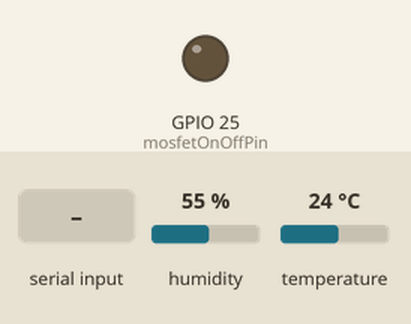
Bench run of a sketch on a simulated ESP32. On the bench: output pins drawn as LEDs (lit = HIGH). The inputs (shaded band) are chosen by the test bench; at power-on: humidity 55 %, temperature 24 °C. WiFi joins after 1.5 s; servers stay silent unless stated; the local clock reads 2024-03-15 10:24:30 at power-on unless the sketch sets it; EEPROM starts erased; what the sketch prints to the serial monitor is not drawn.

Above: at 0.1 s.
At 4.7 s:
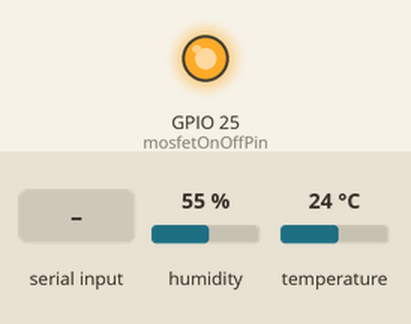
4.8 s: "SET TEMP MIN \n" received over Serial
At 34.5 s:
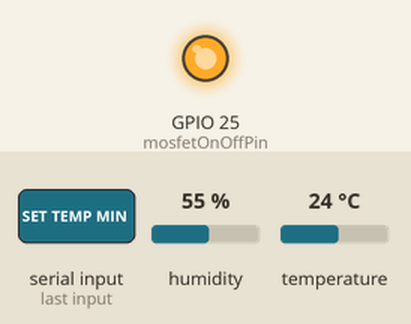
Timing chart, 0 to 35.0 s (numbered marks = the images above; inputs shaded):
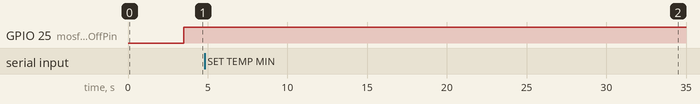

The sketch:

AMCS_connectESPNOW.ino
```cpp
#include <WiFi.h>
#include <Wire.h>
#include <Adafruit_Sensor.h>
#include <Adafruit_BME280.h>
#include <time.h>
#include <EEPROM.h>
#include <esp_now.h>

// Konstanta pesan
#define MSG_A 0
#define MSG_B 1
#define MSG_SP 2

// MAC address penerima
uint8_t peerAddress[] = {0x20, 0x43, 0xA8, 0x65, 0x71, 0x78};

// WiFi
const char* ssid = "Brin-Net";
const char* password = "";

// Sensor dan pin
const int mosfetOnOffPin = 25;
Adafruit_BME280 bme;

// Variabel sensor dan pompa
float temp, humidity;
bool pumpActive = false;
unsigned long pumpStartTime = 0;
unsigned long pumpDuration = 0;
unsigned long lastPoll = 0;
const unsigned long pollInterval = 3000;
const int farmID = 16;

// Dummy data
float waterTemp = 25.3;
float pHValue = 6.8;
float tdsValue = 1200;
float oxygenValue = 7.5;

// Status aktuator
bool mainTankPump = true;
bool PHUpPump = false;
bool PHDownPump = false;
bool mixAPump = false;
bool mixBPump = true;
bool valve = true;
bool mist = false;
bool lv1 = true;

// Setpoint
float thPHUp = 6.5;
float thPHDown = 5.5;
float thTDSUp = 1300;
float thTDSDown = 800;
float tempMin = 15.5;
float tempMax = 27.9;
float humMin = 82.0;
float humMax = 92.0;

// Timer kirim pesan
unsigned long lastMsgA = 0, lastMsgB = 0, lastMsgSP = 0;

// EEPROM Helpers
void loadThresholdsFromEEPROM() {
  EEPROM.get(0, tempMin);
  EEPROM.get(4, tempMax);
  EEPROM.get(8, humMin);
  EEPROM.get(12, humMax);
  if (isnan(tempMin)) tempMin = 15.5;
  if (isnan(tempMax)) tempMax = 27.9;
  if (isnan(humMin)) humMin = 82.0;
  if (isnan(humMax)) humMax = 92.0;
}

void saveThresholdsToEEPROM() {
  EEPROM.put(0, tempMin);
  EEPROM.put(4, tempMax);
  EEPROM.put(8, humMin);
  EEPROM.put(12, humMax);
  EEPROM.commit();
}

// Format waktu
String getFormattedTime() {
  struct tm timeinfo;
  if (!getLocalTime(&timeinfo)) return "01/01/1970 00:00:00";
  char buffer[30];
  sprintf(buffer, "%02d/%02d/%04d %02d:%02d:%02d",
          timeinfo.tm_mday, timeinfo.tm_mon + 1, timeinfo.tm_year + 1900,
          timeinfo.tm_hour, timeinfo.tm_min, timeinfo.tm_sec);
  return String(buffer);
}

// Pompa
bool isPumpOn() {
  return digitalRead(mosfetOnOffPin) == HIGH;
}

void turnPumpOn() {
  digitalWrite(mosfetOnOffPin, HIGH);
  if (!pumpActive) {
    pumpActive = true;
    Serial.printf("[PUMP] ON for %lu seconds\n", pumpDuration / 1000);
  }
}

void turnPumpOff() {
  digitalWrite(mosfetOnOffPin, LOW);
  if (pumpActive) {
    pumpActive = false;
    Serial.println("[PUMP] OFF");
  }
}

// Serial command handler
void handleSerialCommand() {
  if (Serial.available()) {
    String input = Serial.readStringUntil('\n');
    input.trim();
    input.toUpperCase();

    if (input.startsWith("SET TEMP MIN ")) {
      float value = input.substring(13).toFloat();
      if (value > 0 && value < tempMax) {
        tempMin = value;
        saveThresholdsToEEPROM();
        Serial.printf("[THRESHOLD] tempMin updated to %.2f\n", tempMin);
      }
    } else if (input.startsWith("SET TEMP MAX ")) {
      float value = input.substring(13).toFloat();
      if (value > tempMin && value < 100) {
        tempMax = value;
        saveThresholdsToEEPROM();
        Serial.printf("[THRESHOLD] tempMax updated to %.2f\n", tempMax);
      }
    } else if (input.startsWith("SET HUM MIN ")) {
      float value = input.substring(12).toFloat();
      if (value > 0 && value < humMax) {
        humMin = value;
        saveThresholdsToEEPROM();
        Serial.printf("[THRESHOLD] humMin updated to %.2f\n", humMin);
      }
    } else if (input.startsWith("SET HUM MAX ")) {
      float value = input.substring(12).toFloat();
      if (value > humMin && value < 100) {
        humMax = value;
        saveThresholdsToEEPROM();
        Serial.printf("[THRESHOLD] humMax updated to %.2f\n", humMax);
      }
    } else if (input == "GET MAC") {
      Serial.println("MAC Address: " + WiFi.macAddress());
    } else {
      Serial.println("[INFO] Format perintah tidak dikenal");
    }
  }
}

// Versi lengkap kirim ESP-NOW
void kirimPesanESPNow(int tipe, int farmID, const char* waktu, float waterTemp, float suhu, float hum, float ph, float tds, float oxygen,
                      int mainTankPump, int phUpPump, int phDownPump, int mixAPump, int mixBPump, int valve, int mist, int lv1,
                      float suhuMax, float suhuMin, int humMax, int humMin) {
  char payload[250];

  if (tipe == MSG_A) {
    sprintf(payload, "A;%d;%s;%.2f;%.2f;%.2f;%.2f;%.2f;%.2f",
            farmID, waktu, waterTemp, suhu, hum, ph, tds, oxygen);
  }
  else if (tipe == MSG_B) {
    sprintf(payload, "B;%d;%s;%d;%d;%d;%d;%d;%d;%d;%d",
            farmID, waktu, mainTankPump, phUpPump, phDownPump,
            mixAPump, mixBPump, valve, mist, lv1);
  }
  else if (tipe == MSG_SP) {
    sprintf(payload, "SP;%d;%s;%.2f;%.2f;%.0f;%.0f;%.2f;%.2f;%.2f;%.2f",
            farmID, waktu, thPHUp, thPHDown, thTDSUp, thTDSDown,
            suhuMax, suhuMin, (float)humMax, (float)humMin);
  }

  esp_err_t result = esp_now_send(peerAddress, (uint8_t*)payload, strlen(payload));
  if (result == ESP_OK) {
    Serial.println("✅ Pesan terkirim: " + String(payload));
  } else {
    Serial.println("❌ Gagal kirim: " + String(payload));
  }
}

// Setup
void setup() {
  Serial.begin(115200);
  while (!Serial);

  EEPROM.begin(64);
  loadThresholdsFromEEPROM();

  pinMode(mosfetOnOffPin, OUTPUT);
  digitalWrite(mosfetOnOffPin, LOW);

  if (!bme.begin(0x76)) {
    Serial.println("[ERROR] BME280 sensor not found!");
    while (1) delay(1);
  }

  WiFi.mode(WIFI_STA);
  WiFi.begin(ssid, password);
  Serial.print("Connecting to WiFi");
  while (WiFi.status() != WL_CONNECTED) {
    delay(500);
    Serial.print(".");
  }
  Serial.println("\nWiFi connected");
  Serial.println("MAC Address: " + WiFi.macAddress());

  configTime(7 * 3600, 0, "pool.ntp.org", "time.nist.gov");
  delay(2000);

  if (esp_now_init() != ESP_OK) {
    Serial.println("[ERROR] ESP-NOW Init Failed");
    return;
  }

  esp_now_peer_info_t peerInfo = {};
  memcpy(peerInfo.peer_addr, peerAddress, 6);
  peerInfo.channel = 0;
  peerInfo.encrypt = false;

  if (esp_now_add_peer(&peerInfo) == ESP_OK) {
    Serial.println("[ESP-NOW] Peer added successfully");
  } else {
    Serial.println("[ERROR] Failed to add peer");
  }

  Serial.println("Setup completed!");
}

// Loop
void loop() {
  unsigned long now = millis();

  if (now - lastPoll >= pollInterval) {
    lastPoll = now;

    temp = bme.readTemperature();
    humidity = bme.readHumidity();

    if (!pumpActive) {
      if (temp < tempMin && humidity >= humMax) pumpDuration = 30000;
      else if (temp < tempMin && humidity < humMin) pumpDuration = 60000;
      else if (temp >= tempMax && humidity < humMin) pumpDuration = 30000;
      else if (temp >= tempMin && temp <= tempMax && humidity >= humMin && humidity <= humMax) pumpDuration = 0;
      else pumpDuration = 30000;

      if (pumpDuration > 0) {
        pumpStartTime = now;
        turnPumpOn();
      } else {
        turnPumpOff();
      }
    }
  }

  if (pumpActive && (now - pumpStartTime >= pumpDuration)) {
    turnPumpOff();
  }

  String timestamp = getFormattedTime();
  mist = isPumpOn();

  if (now - lastMsgA >= 5000) {
    lastMsgA = now;
   kirimPesanESPNow(MSG_A, farmID, timestamp.c_str(),
  waterTemp, temp, humidity, pHValue, tdsValue, oxygenValue,
  0, 0, 0, 0, 0, 0, 0, 0,    // actuator status (8)
  0, 0,                      // tempMin, tempMax
  0, 0);                     // humMin, humMax


  if (now - lastMsgB >= 7000) {
    lastMsgB = now;
    kirimPesanESPNow(MSG_B, farmID, timestamp.c_str(), 0, 0, 0, 0, 0, 0,
                     mainTankPump, PHUpPump, PHDownPump, mixAPump, mixBPump,
                     valve, mist, lv1, 0, 0, 0, 0);  // Sensor & SP dummy
  }

  if (now - lastMsgSP >= 10000) {
    lastMsgSP = now;
    kirimPesanESPNow(MSG_SP, farmID, timestamp.c_str(), 0, 0, 0, 0, 0, 0,
                     0, 0, 0, 0, 0, 0, 0, 0,
                     tempMax, tempMin, humMax, humMin);  // Hanya threshold
  }

  handleSerialCommand();
  delay(100);
}
}
```

Measured:
- after the input at 4.8 s, GPIO 25 (mosfetOnOffPin): stays HIGH (without the input it goes to LOW after 28.7 s)
